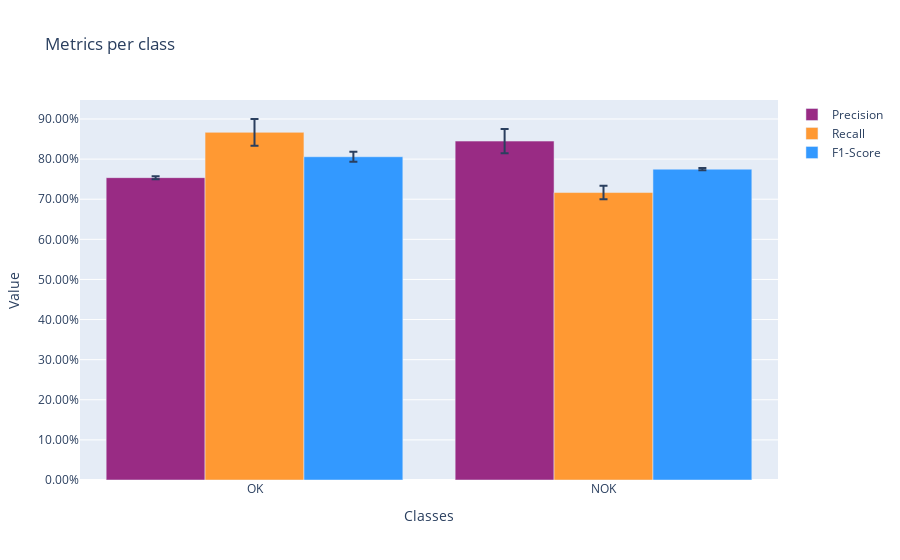

This figure's notebook cell:
### Code cell
metrics_plot

### Figure 1 — Plotly figure (JSON) as saved in the notebook; plotly's stock layout.template omitted (floating-point values rounded to 4 significant figures)
{"data": [{"error_y": {"array": [0.003788, 0.03009], "type": "data", "visible": true}, "marker": {"color": "rgb(153, 43, 132)"}, "name": "Precision", "type": "bar", "x": ["OK", "NOK"], "y": [0.7538, 0.8449]}, {"error_y": {"array": [0.03333, 0.01667], "type": "data", "visible": true}, "marker": {"color": "rgb(255, 153, 51)"}, "name": "Recall", "type": "bar", "x": ["OK", "NOK"], "y": [0.8667, 0.7167]}, {"error_y": {"array": [0.01227, 0.002924], "type": "data", "visible": true}, "marker": {"color": "rgb(51, 153, 255)"}, "name": "F1-Score", "type": "bar", "x": ["OK", "NOK"], "y": [0.8059, 0.7749]}], "layout": {"bargap": 0.15, "barmode": "group", "title": {"text": "Metrics per class"}, "xaxis": {"title": {"text": "Classes"}}, "yaxis": {"tickformat": ".2%", "title": {"text": "Value"}}}}
